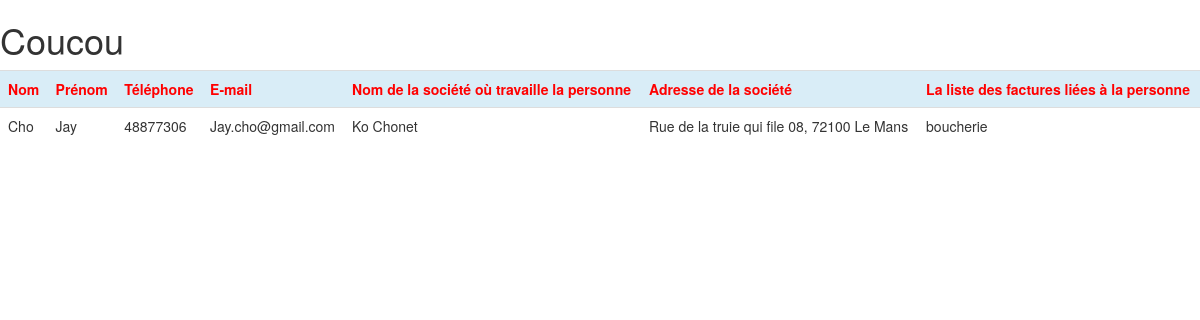
Page /partials/detailcontact.php?id=9 on the committed database.
### tables this page shows
CREATE TABLE IF NOT EXISTS `facture` (
  `idfacture` int(10) UNSIGNED NOT NULL AUTO_INCREMENT,
  `numero` int(11) NOT NULL,
  `date_facture` date NOT NULL,
  `motif_prestation` varchar(45) NOT NULL,
  `societes_idsocietes` int(10) UNSIGNED NOT NULL,
  `annuaire_idannuaire` int(10) UNSIGNED NOT NULL,
  PRIMARY KEY (`idfacture`),
  KEY `fk_facture_societes1_idx` (`societes_idsocietes`),
  KEY `fk_facture_annuaire1_idx` (`annuaire_idannuaire`)
);

CREATE TABLE IF NOT EXISTS `annuaire` (
  `idannuaire` int(10) UNSIGNED NOT NULL AUTO_INCREMENT,
  `nom` varchar(45) NOT NULL,
  `prenom` varchar(45) NOT NULL,
  `telephone` int(11) NOT NULL,
  `email` varchar(45) NOT NULL,
  PRIMARY KEY (`idannuaire`)
);

CREATE TABLE IF NOT EXISTS `societes` (
  `idsocietes` int(10) UNSIGNED NOT NULL AUTO_INCREMENT,
  `nom_societe` varchar(45) NOT NULL,
  `adresse` varchar(60) NOT NULL,
  `pays` varchar(45) NOT NULL,
  `telephone_societe` bigint(18) NOT NULL,
  `num_tva` bigint(18) UNSIGNED NOT NULL,
  `type_idtype` int(10) UNSIGNED NOT NULL,
  PRIMARY KEY (`idsocietes`),
  KEY `fk_societes_type1_idx` (`type_idtype`)
);

### partials/detailcontact.php (the view, shortened to what this page needs)
<?php
try {
    $bdd = new PDO('mysql:host=localhost;dbname=id7012993_gocip;charset=utf8', 'id7012993_antoni', 'gocip');
    $id=$_GET['id'];
    $reponse =  $bdd->query("SELECT *
      -- FROM annuaire_has_societes
      -- LEFT JOIN societes
      -- ON annuaire_has_societes.societes_idsocietes = societes.idsocietes
      -- LEFT JOIN annuaire
      -- ON annuaire.idannuaire = annuaire_has_societes.annuaire_idannuaire
      -- WHERE $id=idannuaire;
      FROM facture
      LEFT JOIN societes ON facture.societes_idsocietes = societes.idsocietes
      LEFT JOIN annuaire ON facture.annuaire_idannuaire = annuaire.idannuaire
      WHERE idannuaire=$id");
    $donnees = $reponse->fetch();
} catch (Exception $e) {
    die('Erreur : '.$e->getMessage());
}
?>
<!DOCTYPE html>
<html lang="en" dir="ltr">
    <head>
        <link href="../assets/css/style.css" rel="stylesheet">
        <link rel="stylesheet" href="https://maxcdn.bootstrapcdn.com/bootstrap/3.3.7/css/bootstrap.min.css">
    </head>
    <body>
        <h1>Coucou</h1>
            <table class="table">
                <tr class="info">
                    <th>Nom </th>
                    <th>Prénom </th>
                    <th>Téléphone </th>
                    <th>E-mail </th>
                    <th>Nom de la société où travaille la personne </th>
                    <th>Adresse de la société </th>
                    <th>La liste des factures liées à la personne </th>
                </tr>
                <tr>
                    <td><?= $donnees['nom']  ?></td>
                    <td><?= $donnees['prenom']  ?></td>
                    <td><?= $donnees['telephone']  ?></td>
                    <td><?= $donnees['email']  ?></td>
                    <td><?= $donnees['nom_societe']  ?></td>
                    <td><?= $donnees['adresse']  ?></td>
                    <td><?= $donnees['motif_prestation']  ?></td>
                </tr>
            </table>
    </body>
</html>

### assets/css/style.css (style rules this page uses)
th { color: red; }

### rows in the picture
facture: annuaire_idannuaire.nom "Cho", annuaire_idannuaire.prenom "Jay", annuaire_idannuaire.telephone "48877306", annuaire_idannuaire.email "Jay.cho@gmail.com", societes_idsocietes.nom_societe "Ko Chonet", societes_idsocietes.adresse "Rue de la truie qui file 08, 72100 Le Mans", motif_prestation "boucherie"
